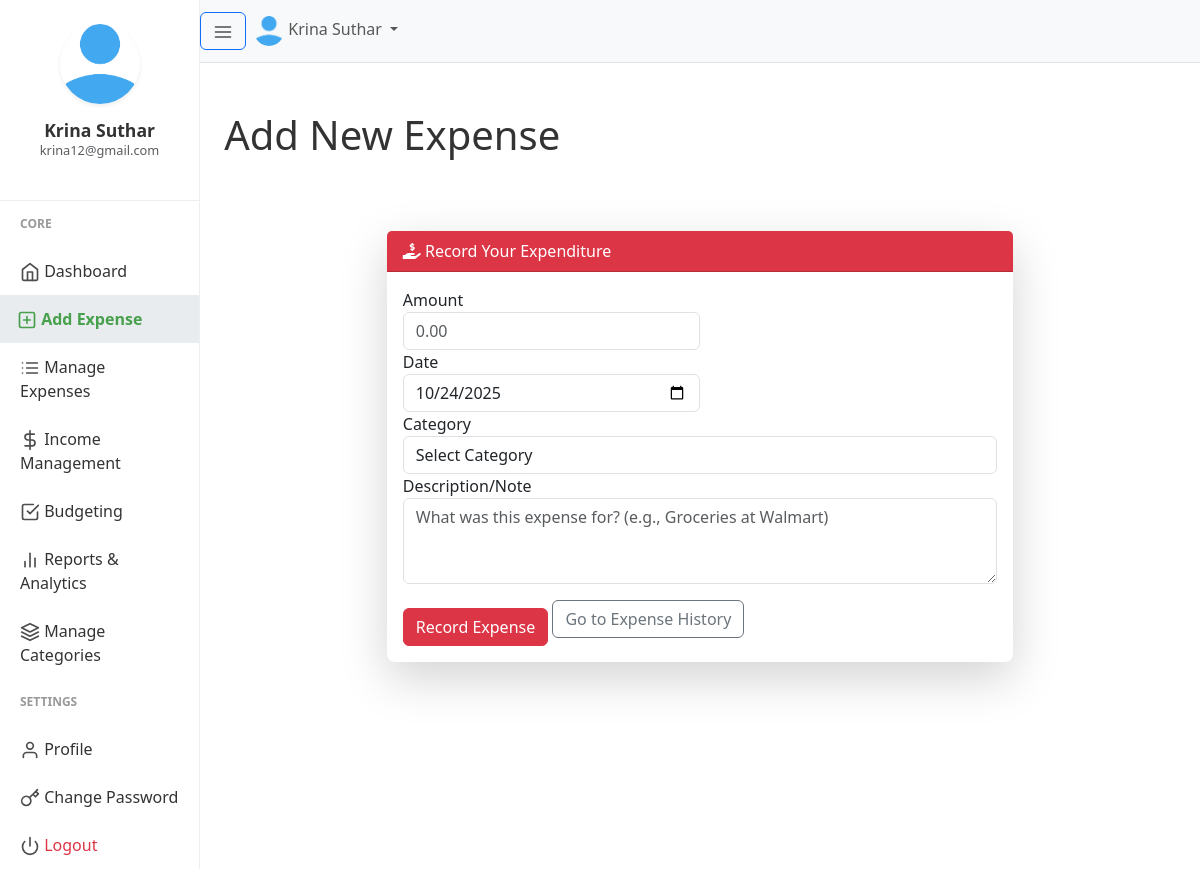
Screenshot of /add_expense.php (signed in) with the database file from the repository.
### tables this page shows
CREATE TABLE `users` (
  `user_id` int(11) NOT NULL,
  `firstname` varchar(50) NOT NULL,
  `lastname` varchar(25) NOT NULL,
  `email` varchar(50) NOT NULL,
  `profile_path` varchar(50) NOT NULL DEFAULT 'default_profile.png',
  `password` varchar(255) NOT NULL,
  `trn_date` datetime NOT NULL DEFAULT current_timestamp()
);

### session.php (called while the page is built, shortened)
<?php
include("config.php");
$sess_email = $_SESSION["email"];
$sql = "SELECT user_id, firstname, lastname, email, profile_path FROM users WHERE email = '$sess_email'";
$result = $con->query($sql);
if ($result->num_rows > 0) {
  while($row = $result->fetch_assoc()) {
    $username =$row["firstname"]." ".$row["lastname"];
    $useremail=$row["email"];
    $userprofile="uploads/".$row["profile_path"];
  }
} else {
    $userid="GHX1Y2";
    $username ="Jhon Doe";
    $useremail="mailid@domain.com";
    $userprofile="Uploads/default_profile.png";
}
?>

### add_expense.php (the view, shortened to what this page needs)
<?php
include("session.php");
$current_page = basename($_SERVER['PHP_SELF']);
$selected_month = $_SESSION['selected_month'] ?? date('m');
$selected_year = $_SESSION['selected_year'] ?? date('Y');
$base_url_params = "?month={$selected_month}&year={$selected_year}";
?>
<!DOCTYPE html>
<html lang="en">
<head>
    <link href="css/bootstrap.min.css" rel="stylesheet">
    <link rel="stylesheet" href="https://cdnjs.cloudflare.com/ajax/libs/font-awesome/5.15.4/css/all.min.css">
    <link href="https://cdn.jsdelivr.net/npm/bootstrap@5.3.3/dist/css/bootstrap.min.css" rel="stylesheet">
    <link href="css/style.css" rel="stylesheet">
</head>
<body>
    <div class="d-flex" id="wrapper">
        <div id="sidebar-wrapper">
            <div class="user">
                <img class="img img-fluid rounded-circle shadow-sm" src="<?php echo $userprofile ?>" width="80">
                <h5 class="mt-2 mb-0"><?php echo $username ?></h5>
                <p class="small text-muted"><?php echo $useremail ?></p>
            </div>
            <div class="sidebar-heading">Core</div>
            <div class="list-group list-group-flush">
                <a href="index.php" class="list-group-item list-group-item-action <?php echo ($current_page == 'index.php') ? 'sidebar-active' : ''; ?>">
                    <span data-feather="home" class="mr-2"></span> Dashboard
                </a>
                <a href="add_expense.php" class="list-group-item list-group-item-action <?php echo ($current_page == 'add_expense.php') ? 'sidebar-active' : ''; ?>">
                    <span data-feather="plus-square" class="mr-2"></span> Add Expense
                </a>
                <a href="manage_expense.php" class="list-group-item list-group-item-action <?php echo ($current_page == 'manage_expense.php') ? 'sidebar-active' : ''; ?>">
                    <span data-feather="list" class="mr-2"></span> Manage Expenses
                </a>
                <a href="income.php" class="list-group-item list-group-item-action">
                    <span data-feather="dollar-sign" class="mr-2"></span> Income Management
                </a>
                <a href="budget.php" class="list-group-item list-group-item-action">
                    <span data-feather="check-square" class="mr-2"></span> Budgeting
                </a>
                <a href="reports.php" class="list-group-item list-group-item-action">
                    <span data-feather="bar-chart-2" class="mr-2"></span> Reports & Analytics
                </a>
                <a href="manage_categories.php" class="list-group-item list-group-item-action">
                    <span data-feather="layers" class="mr-2"></span> Manage Categories
                </a>
            </div>
            <div class="sidebar-heading">Settings</div>
            <div class="list-group list-group-flush">
                <a href="profile.php" class="list-group-item list-group-item-action">
                    <span data-feather="user" class="mr-2"></span> Profile
                </a>
                <a href="change_password.php" class="list-group-item list-group-item-action">
                    <span data-feather="key" class="mr-2"></span> Change Password
                </a>
                <a href="logout.php" class="list-group-item list-group-item-action text-danger">
                    <span data-feather="power" class="mr-2"></span> Logout
                </a>
            </div>
        </div>
        <div id="page-content-wrapper">
            <nav class="navbar navbar-expand-lg navbar-light bg-light border-bottom">
                <button class="btn btn-outline-primary" type="button" id="menu-toggle">
                    <span data-feather="menu"></span>
                </button>
                <div class="collapse navbar-collapse">
                    <ul class="navbar-nav ml-auto mt-2 mt-lg-0">
                        <li class="nav-item dropdown">
                            <a class="nav-link dropdown-toggle" href="#" id="navbarDropdown" role="button" data-toggle="dropdown" aria-haspopup="true" aria-expanded="false">
                                <img class="img img-fluid rounded-circle" src="<?php echo $userprofile ?>" width="30">
                                <span class="ml-1 d-none d-lg-inline-block"><?php echo $username ?></span>
                            </a>
                        </li>
                    </ul>
                </div>
            </nav>
        <div class="container-fluid p-4">
            <h1 class="mt-4 mb-4 font-weight-light">Add New Expense</h1>
                <div class="row justify-content-center">
                    <div class="col-lg-8">
                        <div class="card shadow-lg border-0 rounded-lg mt-5">
                            <div class="card-header bg-danger text-white">
                                <i class="fas fa-hand-holding-usd mr-2"></i> Record Your Expenditure
                            </div>
                            <div class="card-body">
                                <form method="POST" action="">
                                    <div class="form-row">
                                        <div class="col-md-6">
                                            <div class="form-group">
                                                <label for="expense_amount">Amount </label>
                                                <input type="number" step="0.01" class="form-control" id="expense_amount" name="expense_amount" placeholder="0.00" required>
                                            </div>
                                        </div>
                                        <div class="col-md-6">
                                            <div class="form-group">
                                                <label for="expense_date">Date</label>
                                                <input type="date" class="form-control" id="expense_date" name="expense_date" value="<?php echo date('Y-m-d'); ?>" required>
                                            </div>
                                        </div>
                                    </div>
                                    <div class="form-group">
                                        <label for="expense_category">Category</label>
                                        <select class="form-control" id="expense_category" name="expense_category" required>
                                            <option value="">Select Category</option>
                                        </select>
                                    </div>
                                    <div class="form-group">
                                        <label for="expense_note">Description/Note</label>
                                        <textarea class="form-control" id="expense_note" name="expense_note" rows="3" placeholder="What was this expense for? (e.g., Groceries at Walmart)"></textarea>
                                    </div>
                                    <button type="submit" class="btn btn-danger btn-block mt-4">Record Expense</button>
                                    <a href="manage_expense.php<?php echo $base_url_params; ?>" class="btn btn-outline-secondary btn-block mt-2">Go to Expense History</a>
                                </form>
                            </div>
                        </div>
                    </div>
                </div>
            </div>
        </div>
        </div>
</body>
</html>

### css/style.css (style rules this page uses)
body { background-color: #f8f9fa; font-family: 'Segoe UI', Tahoma, Geneva, Verdana, sans-serif; color: #333; }
.feather { width: 20px; height: 20px; stroke: #4d4d4d; stroke-width: 2; stroke-linecap: round; stroke-linejoin: round; fill: none; vertical-align: text-bottom; }
#wrapper { overflow-x: hidden; background-color: #fff; }
#sidebar-wrapper { min-height: 100vh; margin-left: -15rem; transition: margin 0.25s ease-out; width: 15rem; background-color: #ffffff; border-right: 1px solid #eee; }
.user { text-align: center; padding: 1.5rem 0; border-bottom: 1px solid #eee; }
.user img { padding: 0; width: 80px; height: 80px; object-fit: cover; margin-bottom: 0.5rem; }
.user h5 { font-size: 1.1rem; font-weight: 600; margin-bottom: 0; }
.user p { font-size: 0.8rem; color: #6c757d; }
#sidebar-wrapper .sidebar-heading { padding: 0.875rem 1.25rem; font-size: 0.75rem; font-weight: bold; text-transform: uppercase; color: #999; }
.list-group { border-radius: 0; }
.list-group-item { border: none; padding: 0.75rem 1.25rem; color: #333; transition: background-color 0.15s, color 0.15s; background-color: #ffffff; }
.sidebar-active { background-color: #e9ecef !important; color: #47a04b !important; font-weight: bold !important; border-left: 3px solid #47a04b; padding-left: calc(1.25rem - 3px); }
.sidebar-active .feather { stroke: #47a04b !important; }
#page-content-wrapper { min-width: 100vw; }
.navbar { border-bottom: 1px solid #eee; }
@media (min-width: 768px) { #sidebar-wrapper { margin-left: 0; } }
@media (min-width: 768px) { #page-content-wrapper { min-width: 0; width: 100%; } }
@media (min-width: 768px) { .container-fluid { margin-right: 0 !important; padding-right: 1.5rem !important; } }
.card { margin-bottom: 20px; border-radius: 0.5rem; box-shadow: 0 0.125rem 0.25rem rgba(0, 0, 0, 0.075); transition: transform 0.2s, box-shadow 0.2s; }

### rows the page displays
users: profile_path (placeholder picture), username "Krina Suthar", email "krina12@gmail.com"
